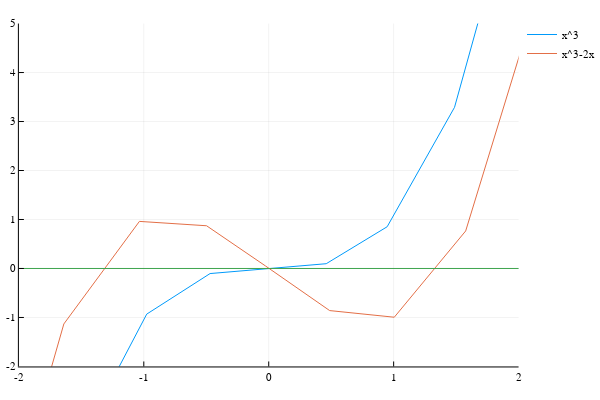

The cell this chart's notebook holds for it:
### Markdown cell above
If we have multiplicity three like $x^3$ at zero, the function goes up, then down, then back up again.  Overall, $x^3$ heads straight across the x-axis.  We see these three zeros seperately if we perturb the function with another term, like $-2x$.

### Code cell
plot(x->x^3,label="x^3")
plot!(x->x^3-2x,label="x^3-2x")
hline!([0],label="")
plot!(xlims=(-2,2),ylims=(-2,5))

### Figure 1 — Plotly figure (JSON) as saved in the notebook; plotly's stock layout.template omitted (floating-point values rounded to 4 significant figures)
{"data": [{"colorbar": {"title": ""}, "hoverinfo": "text", "legendgroup": "x^3", "line": {"color": "rgba(0, 154, 250, 1.000)", "dash": "solid", "shape": "linear", "width": 1}, "mode": "lines", "name": "x^3", "showlegend": true, "text": [null, null, null, null, null, null, null, null, null, null, null, null, null, null, null, null, null, null, null, null, null, null, null, null, null, null, null, null, null, null, null, null, null, null, null, null, null, null, null], "type": "scatter", "x": [-5, -4.976, -4.951, -4.927, -4.902, -4.677, -4.451, -4.225, -3.999, -3.728, -3.457, -3.227, -2.998, -2.499, -2.04, -1.547, -0.9767, -0.4694, -0.02468, 0.4602, 0.948, 1.487, 2.001, 2.267, 2.534, 2.759, 2.983, 3.257, 3.532, 3.789, 4.047, 4.254, 4.46, 4.666, 4.873, 4.905, 4.936, 4.968, 5], "xaxis": "x1", "y": [-125, -123.2, -121.4, -119.6, -117.8, -102.3, -88.17, -75.42, -63.97, -51.81, -41.3, -33.61, -26.94, -15.62, -8.49, -3.705, -0.9316, -0.1035, -1.503e-05, 0.09749, 0.8521, 3.291, 8.006, 11.66, 16.27, 20.99, 26.55, 34.56, 44.05, 54.41, 66.29, 76.96, 88.72, 101.6, 115.7, 118.0, 120.3, 122.6, 125], "yaxis": "y1", "zmax": null, "zmin": null}, {"colorbar": {"title": ""}, "hoverinfo": "text", "legendgroup": "x^3-2x", "line": {"color": "rgba(227, 111, 71, 1.000)", "dash": "solid", "shape": "linear", "width": 1}, "mode": "lines", "name": "x^3-2x", "showlegend": true, "text": [null, null, null, null, null, null, null, null, null, null, null, null, null, null, null, null, null, null, null, null, null, null, null, null, null, null, null, null, null, null, null, null, null, null, null, null, null, null, null, null, null], "type": "scatter", "x": [-5.3, -5.274, -5.248, -5.222, -5.196, -4.957, -4.718, -4.479, -4.239, -3.952, -3.664, -3.421, -3.178, -2.914, -2.649, -2.406, -2.162, -1.64, -1.035, -0.4976, -0.02616, 0.4879, 1.005, 1.577, 2.121, 2.403, 2.686, 2.924, 3.162, 3.453, 3.744, 4.017, 4.29, 4.509, 4.728, 4.946, 5.165, 5.199, 5.233, 5.266, 5.3], "xaxis": "x1", "y": [-138.3, -136.2, -134.1, -132.0, -129.9, -111.9, -95.58, -80.87, -67.71, -53.81, -41.86, -33.19, -25.73, -18.91, -13.3, -9.115, -5.787, -1.132, 0.961, 0.872, 0.0523, -0.8596, -0.995, 0.7658, 5.295, 9.075, 14.01, 19.16, 25.3, 34.26, 44.97, 56.77, 70.37, 82.64, 96.21, 111.1, 127.5, 130.1, 132.8, 135.5, 138.3], "yaxis": "y1", "zmax": null, "zmin": null}, {"colorbar": {"title": ""}, "hoverinfo": "text", "legendgroup": "", "line": {"color": "rgba(62, 164, 78, 1.000)", "dash": "solid", "shape": "linear", "width": 1}, "mode": "lines", "name": "", "showlegend": false, "text": [null, null], "type": "scatter", "x": [-402, 402], "xaxis": "x1", "y": [0, 0], "yaxis": "y1", "zmax": null, "zmin": null}], "layout": {"annotations": [], "height": 400, "legend": {"bgcolor": "rgba(255, 255, 255, 1.000)", "bordercolor": "rgba(0, 0, 0, 1.000)", "font": {"color": "rgba(0, 0, 0, 1.000)", "family": "sans-serif", "size": 11}, "tracegroupgap": 0, "x": 1, "y": 1}, "margin": {"b": 20, "l": 0, "r": 0, "t": 20}, "paper_bgcolor": "rgba(255, 255, 255, 1.000)", "plot_bgcolor": "rgba(255, 255, 255, 1.000)", "showlegend": true, "width": 600, "xaxis": {"anchor": "y1", "domain": [0.03619, 0.9934], "gridcolor": "rgba(0, 0, 0, 0.100)", "gridwidth": 0.5, "linecolor": "rgba(0, 0, 0, 1.000)", "mirror": false, "range": [-2, 2], "showgrid": true, "showline": true, "showticklabels": true, "tickangle": 0, "tickcolor": "rgb(0, 0, 0)", "tickfont": {"color": "rgba(0, 0, 0, 1.000)", "family": "sans-serif", "size": 11}, "tickmode": "array", "ticks": "inside", "ticktext": ["-2", "-1", "0", "1", "2"], "tickvals": [-2, -1, 0, 1, 2], "title": "", "titlefont": {"color": "rgba(0, 0, 0, 1.000)", "family": "sans-serif", "size": 15}, "type": "-", "visible": true, "zeroline": false, "zerolinecolor": "rgba(0, 0, 0, 1.000)"}, "yaxis": {"anchor": "x1", "domain": [0.03762, 0.9902], "gridcolor": "rgba(0, 0, 0, 0.100)", "gridwidth": 0.5, "linecolor": "rgba(0, 0, 0, 1.000)", "mirror": false, "range": [-2, 5], "showgrid": true, "showline": true, "showticklabels": true, "tickangle": 0, "tickcolor": "rgb(0, 0, 0)", "tickfont": {"color": "rgba(0, 0, 0, 1.000)", "family": "sans-serif", "size": 11}, "tickmode": "array", "ticks": "inside", "ticktext": ["-2", "-1", "0", "1", "2", "3", "4", "5"], "tickvals": [-2, -1, 0, 1, 2, 3, 4, 5], "title": "", "titlefont": {"color": "rgba(0, 0, 0, 1.000)", "family": "sans-serif", "size": 15}, "type": "-", "visible": true, "zeroline": false, "zerolinecolor": "rgba(0, 0, 0, 1.000)"}}}
